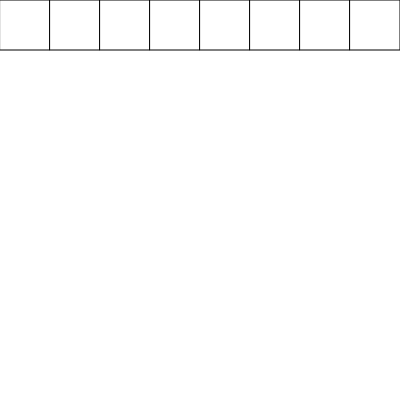
Frame 1 (no input)
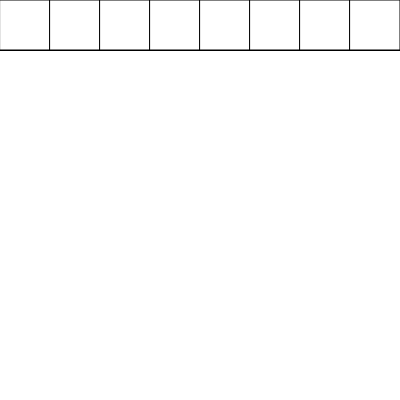
Frame 60 (no input)
Frame 120 (the mouse pressed at the canvas centre since frame 60): identical to frame 60, image omitted

The p5.js sketch that drew these frames (run headless with seeded random() and noise() and a simulated clock; from frame 60 on, the mouse is pressed at the canvas centre):

// p5.js sketch
// ── sketch.js
function setup(){
    createCanvas(400, 400);
}

function draw(){
    for(let x = 0; x < width; x += 50){
        square(x, 0, 50)
    }
}
